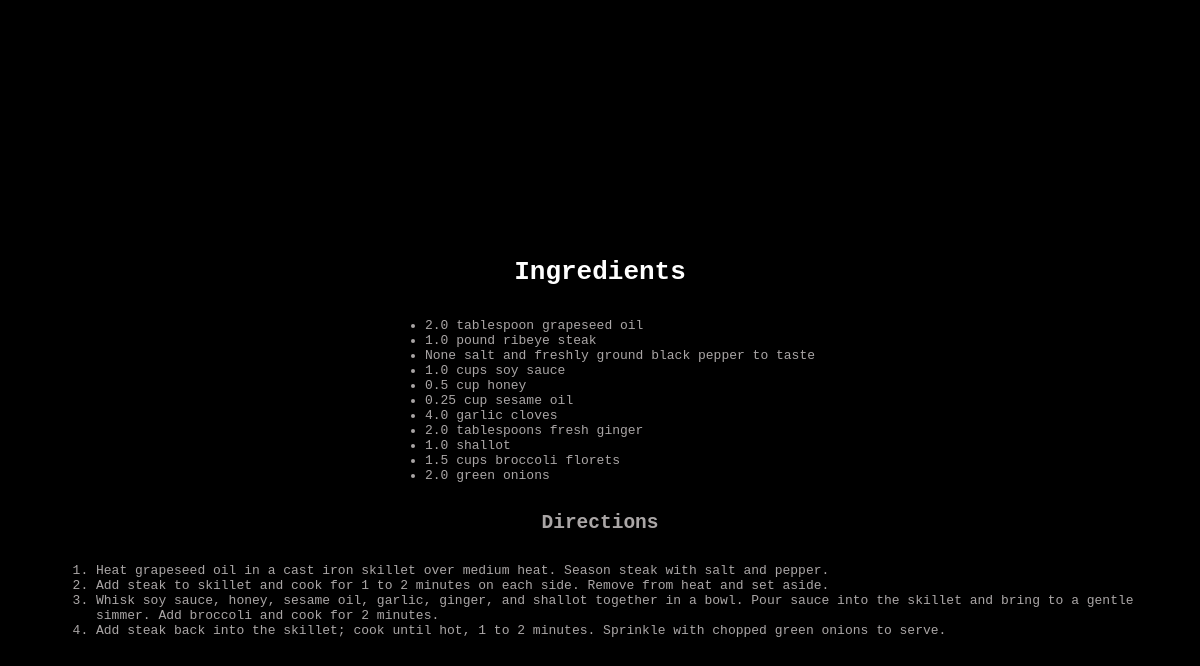
Screenshot of /recipe/3 (signed in) with the database file from the repository.
### app_logic/models.py (models this page shows)
class Ingredient(db.Model):
    __tablename__ = 'ingredients'
    id = db.Column(db.Integer, primary_key=True)
    name = db.Column(db.String(128), nullable=False)
    recipe_id = db.Column(db.Integer, db.ForeignKey('recipes.id'), nullable=False)
    quantity = db.Column(db.Float)
    unit = db.Column(db.String(128))
    recipe = db.relationship('Recipe', back_populates='ingredients')

class Step(db.Model):
    __tablename__ = 'steps'
    id = db.Column(db.Integer, primary_key=True)
    description = db.Column(db.String(10000), nullable=False)
    recipe_id = db.Column(db.Integer, db.ForeignKey('recipes.id'), nullable=False)
    recipe = db.relationship('Recipe', back_populates='steps')

### app_logic/routes.py (the view)
@main.route("/recipe/<int:recipe_id>")
@login_required
def view_recipe(recipe_id):
    recipe = Recipe.query.get_or_404(recipe_id)
    return render_template("recipe.html", recipe=recipe)

### app_logic/routes.py (called while the page is built)
@main.context_processor
def inject_groceries():
    if current_user.is_authenticated:
        recipes = current_user.grocery_recipes.all()
        groceries = [
            {
                'quantity': ing.quantity,
                'unit': ing.unit,
                'name': ing.name
            }
            for recipe in recipes
            for ing in recipe.ingredients
        ]
    else:
        groceries = []
    return dict(groceries=groceries)

@login_manager.user_loader
def load_user(user_id):
    return Users.query.get(int(user_id))

### app_logic/templates/recipe.html (shortened to what this page needs)
<!DOCTYPE html>
<html lang="en">
<head>
   <link rel="stylesheet"href="{{ url_for('static', filename='css/base.css') }}">
</head>
<body>
    <h1>Ingredients</h1>
   <ul name="ingredient-list">
        {% for ingredient in recipe.ingredients %}
            <li> {{ ingredient.quantity ~ ' ' ~ ingredient.unit ~ ' ' ~ ingredient.name }} </li>
        {% endfor %}
   </ul>
   <h2>Directions</h2>
   <ol>
    {% for step in recipe.steps %}
        <li>
            {{step.description}}
        </li>
    {%endfor%}
   </ol>
</body>
</html>

### app_logic/static/css/base.css (style rules this page uses)
:root { --color-primary: teal }
html { background: #000000; margin: 0; padding: 0; width: 100vw; height: 100vh; }
body { color: #aaa6a6; display: flex; flex-direction: column; margin-top: 12rem; font-family: monospace; background: black; padding: 3rem; align-items: center; }
h1 { color: white; }

### rows the page displays
Ingredient: quantity+unit+name "2.0 tablespoon grapeseed oil"
Ingredient: quantity+unit+name "1.0 pound ribeye steak"
Ingredient: quantity+unit+name "None salt and freshly ground black pepper to taste"
Ingredient: quantity+unit+name "1.0 cups soy sauce"
Ingredient: quantity+unit+name "0.5 cup honey"
Ingredient: quantity+unit+name "0.25 cup sesame oil"
Ingredient: quantity+unit+name "4.0 garlic cloves"
Ingredient: quantity+unit+name "2.0 tablespoons fresh ginger"
Ingredient: quantity+unit+name "1.0 shallot"
Ingredient: quantity+unit+name "1.5 cups broccoli florets"
Ingredient: quantity+unit+name "2.0 green onions"
Step: description "Heat grapeseed oil in a cast iron skillet over medium heat. Season steak with salt and pepper."
Step: description "Add steak to skillet and cook for 1 to 2 minutes on each side. Remove from heat and set aside."
Step: description "Whisk soy sauce, honey, sesame oil, garlic, ginger, and shallot together in a bowl. Pour sauce into the skillet and bring to a gentle simmer. Add broccoli and cook for 2 minutes."
Step: description "Add steak back into the skillet; cook until hot, 1 to 2 minutes. Sprinkle with chopped green onions to serve."
